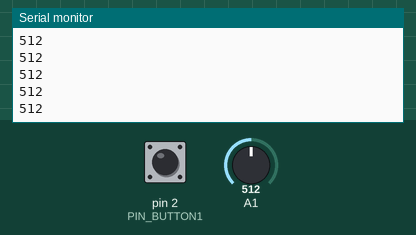
A sketch run on a simulated Arduino Uno, built with avr-gcc and run on an emulated ATmega328P. Shown: the last lines printed to the serial monitor. Inputs (shaded band) come from the test bench; at power-on: A1 = 512, pin 2 (PIN_BUTTON1) HIGH.

Above: at 1.2 s.
1.3 s: A1 set to 716
At 1.31 s:
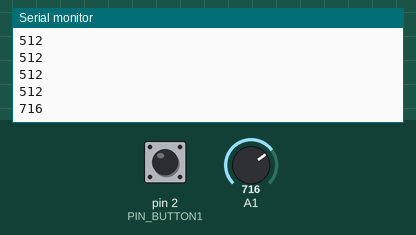
2.8 s: A1 set to 900
At 2.81 s:
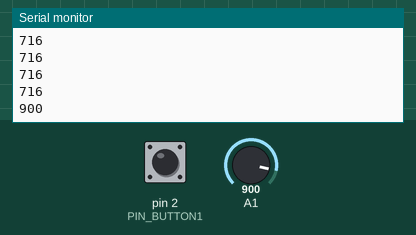
Timing chart, 0 to 5.8 s (numbered marks = the images above; inputs shaded):
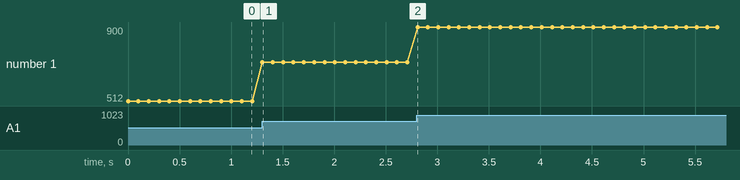

The sketch:

question-classic-08.ino
```cpp
// (licence header left out)
#define PIN_BUTTON1 2
#define PIN_BUTTON2 3

int A1_Data = 0;
int A2_Data = 0;

void setup() {
  pinMode(PIN_BUTTON1, INPUT_PULLUP);
  pinMode(PIN_BUTTON2, INPUT_PULLUP);

  Serial.begin(9600);
}

void loop() {
  if(digitalRead(PIN_BUTTON1) == HIGH){
    A1_Data = analogRead(A1);
    Serial.println(A1_Data);
  } else if (digitalRead(PIN_BUTTON2) == HIGH){
    A2_Data = analogRead(A2);
    Serial.println(A2_Data);
  }

  delay(100);
}
```

Measured:
- after the input at 1.3 s, the serial monitor: prints a new line at once (image 1)
- after the input at 2.8 s, the serial monitor: prints a new line at once (image 2)
- plotted number 1: 512 → 716 after the input at 1.3 s, 716 → 900 after the input at 2.8 s
